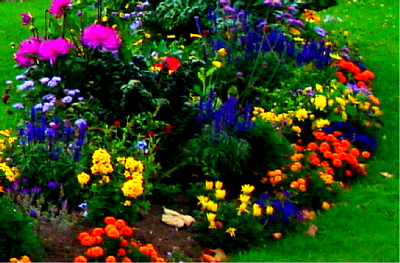
%> input picture images.png, 400 x 263 px
$ octave Distribusi_Warna_Piksel_Citra_HSV.m   (GNU Octave 9; MATLAB toolbox functions it lacks are replaced by stand-ins)
%> lines starting %> are read from the running program, lines starting %| are printed output that depends on the picture
clear all;
I = imread('images.png');
%> I is the input picture: size 263x400x3 uint8; mean R, G, B 47.6, 68.3, 23.4
figure(1),imshow(I);
I(1:10,1:10,1)
[N,M,L] = size(I);
%> N = 263; M = 400; L = 3
HSV_Edge(1:325, 1:350,1:3)=128;
for n = 1:N
    for m = 1:M
        r = double(I(n,m,1));
        g = double(I(n,m,2));
        b = double(I(n,m,3));
        Max = max(r,max(g,b));
        Min = min(r,min(g,b));
        C = Max - Min;
        V = Max;
        if (Max == Min)
            S = 0;
        else
            S = C;
        end
        if (Max == Min)
            H = 0;
        elseif (r == Max)
            H = ((g-b))/C;
        elseif (g == Max)
            H = 2 + (b-r)/C;
        else
            H = 4 + (r-g)/C;
        end
        H = H * pi/3;
        j = 200 + floor(S*cos(H)/1.5);
        i = 325 - floor(S*sin(H)/6.0 + V);
        HSV_Edge(i,j,1)=r;
        HSV_Edge(i,j,2)=g;
        HSV_Edge(i,j,3)=b;
    end
end
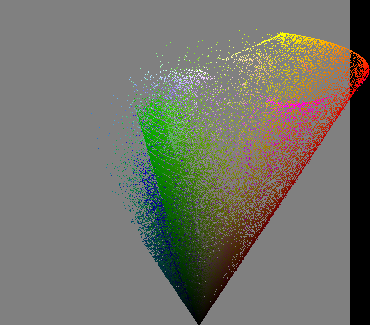
%> HSV_Edge: size 325x370x3 double; mean R, G, B 115.6, 115.8, 105.9
%> after the loop, H = 2.09; S = 51
%> (the run ends here)
